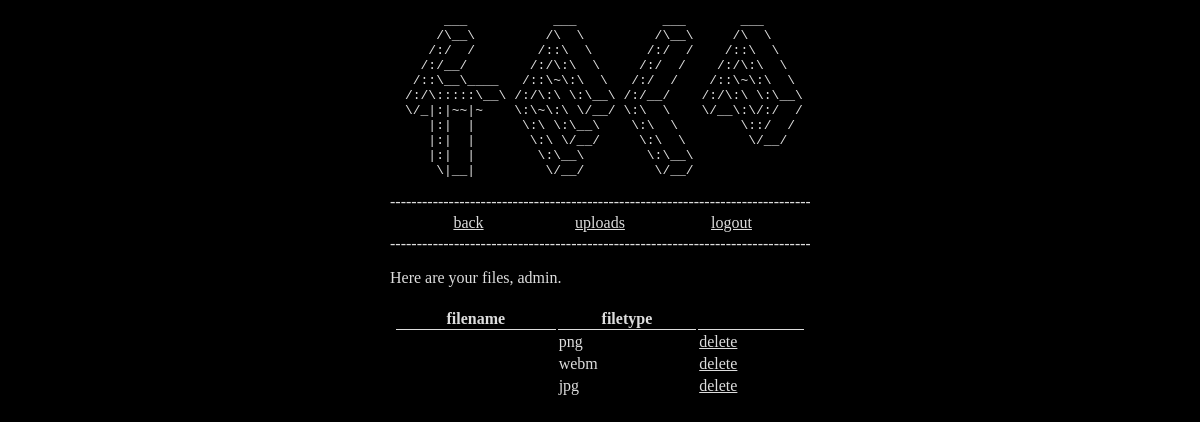
Before: /files (signed in) with the older database file.
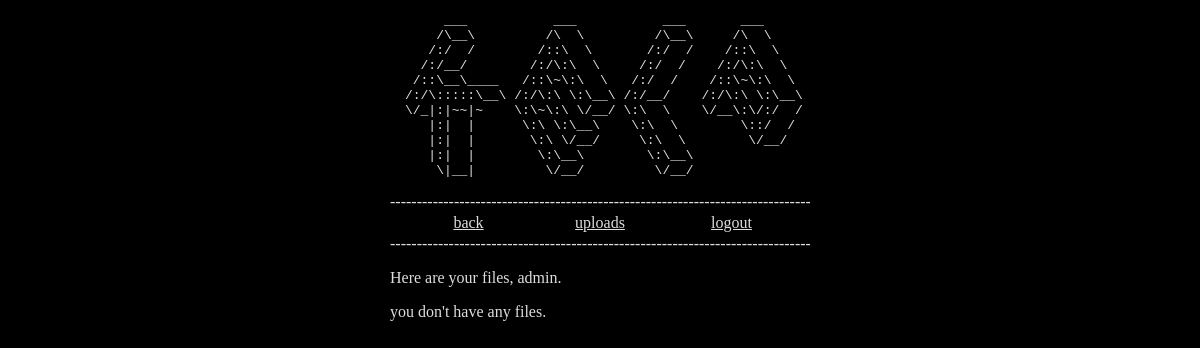
After: the same page with the newer database file.
### tables this page shows
CREATE TABLE "users" (
	`uid`	INTEGER NOT NULL PRIMARY KEY AUTOINCREMENT,
	`date_added`	DATE NOT NULL,
	`username`	TEXT NOT NULL,
	`password`	TEXT NOT NULL,
	`access_level`	INTEGER NOT NULL DEFAULT 1,
	`upload_key`	TEXT NOT NULL
);

CREATE TABLE `files` (
	`fid`	INTEGER NOT NULL PRIMARY KEY AUTOINCREMENT,
	`corr_uid`	INTEGER NOT NULL,
	`filetype`	TEXT NOT NULL,
	`filename`	TEXT NOT NULL
);

### main.py (the view, shortened to what this page needs)
@app.route('/files')
def files():
	if session.get('username') != None and get_acc_level(session['username']) == 3:
		cur.execute("SELECT * FROM files")
		files=cur.fetchall()
		if len(files) != 0:
			return render_template('files.html', session=session, files=files)
		else:
			return render_template('files.html', session=session)
	else:
		return render_template('files.html', session=session)

### main.py (called while the page is built)
def get_acc_level(user):
	cur.execute("SELECT access_level FROM users WHERE username=?", (user,))
	privilege = cur.fetchone()
	return privilege[0]

### templates/files.html (shortened to what this page needs)
{% extends "base.html" %}
{% block links %}
			<a href="/">back</a>
			<a href="/upload">uploads</a>
			{% if session['username'] is defined %}
				<a href="/logout">logout</a>
			{% else %}
				<a href="/login">login</a>
			{% endif %}
{% endblock %}
{% block content %}
	{% if session['username'] is defined %}
		<p>Here are your files, {{session['username']}}.</p>
		{% if files is defined %}
			<table class="files">
				<thead>
					<th>filename</th>
					<th>filetype</th>
					<th></th>
				</thead>
					{% for file in files %}
						<tr>
							{% if file[4] is none %}
								<td class="filename"><a href="/{{file[3]}}.{{file[2]}}">{{file[3]}}</a></td>
							{% else %}
								<td class="filename"><a href="/{{file[3]}}.{{file[2]}}">{{file[4]}}</a></td>
							{% endif %}
							<td>{{file[2]}}</td>
							<td><a href="/delete/{{file[3]}}.{{file[2]}}">delete</a></td>
						</tr>
					{% endfor %}
			</table>
		{% else %}
			<p>you don't have any files.</p>
		{% endif %}
	{% else %}
		<p>not logged in.</p>
	{% endif %}
{% endblock %}

### templates/base.html (shortened to what this page needs)
<!DOCTYPE html>
<html>
	<head>
		<link rel="stylesheet" type="text/css" href="static/global.css">
	</head>
	<body>
		<div class="wrapper">
			<pre class="title">
      ___           ___           ___       ___
     /\__\         /\  \         /\__\     /\  \
    /:/  /        /::\  \       /:/  /    /::\  \
   /:/__/        /:/\:\  \     /:/  /    /:/\:\  \
  /::\__\____   /::\~\:\  \   /:/  /    /::\~\:\  \
 /:/\:::::\__\ /:/\:\ \:\__\ /:/__/    /:/\:\ \:\__\
 \/_|:|~~|~    \:\~\:\ \/__/ \:\  \    \/__\:\/:/  /
    |:|  |      \:\ \:\__\    \:\  \        \::/  /
    |:|  |       \:\ \/__/     \:\  \        \/__/
    |:|  |        \:\__\        \:\__\
     \|__|         \/__/         \/__/
			</pre>
			<p class="separator">---------------------------------------------------------------------------------------------------------------------------</p>
			<div class="links">
				{%block links%}
				{%endblock%}
			</div>
			<p class="separator">---------------------------------------------------------------------------------------------------------------------------</p>
			{%block content%}
			{%endblock%}
		</div>
	</body>
</html>

### static/global.css (style rules this page uses)
html { font-family: 'main'; background-color: #000000; color: #DDDDDD; }
a { color: #DDDDDD; }
.wrapper { margin: auto; width: 420px; }
.title { white-space: pre; margin-bottom: 0px; text-align: center; }
.separator { text-align: center; white-space: nowrap; overflow-x: hidden; margin-top: 0px; margin-bottom: 0px; overflow-x: hidden; }
.links { text-align: center; width: 100%; display: flex; flex-wrap: no-wrap; justify-content: space-evenly; }
.links a { width: 100px; padding: 3px; }

Changed rows visible on the page:
removed files: filetype "png"
removed files: filetype "webm"
removed files: filetype "jpg"
Other visible differences:
text no longer shown: "filename filetype"
text now shown: "you don't have any files."
